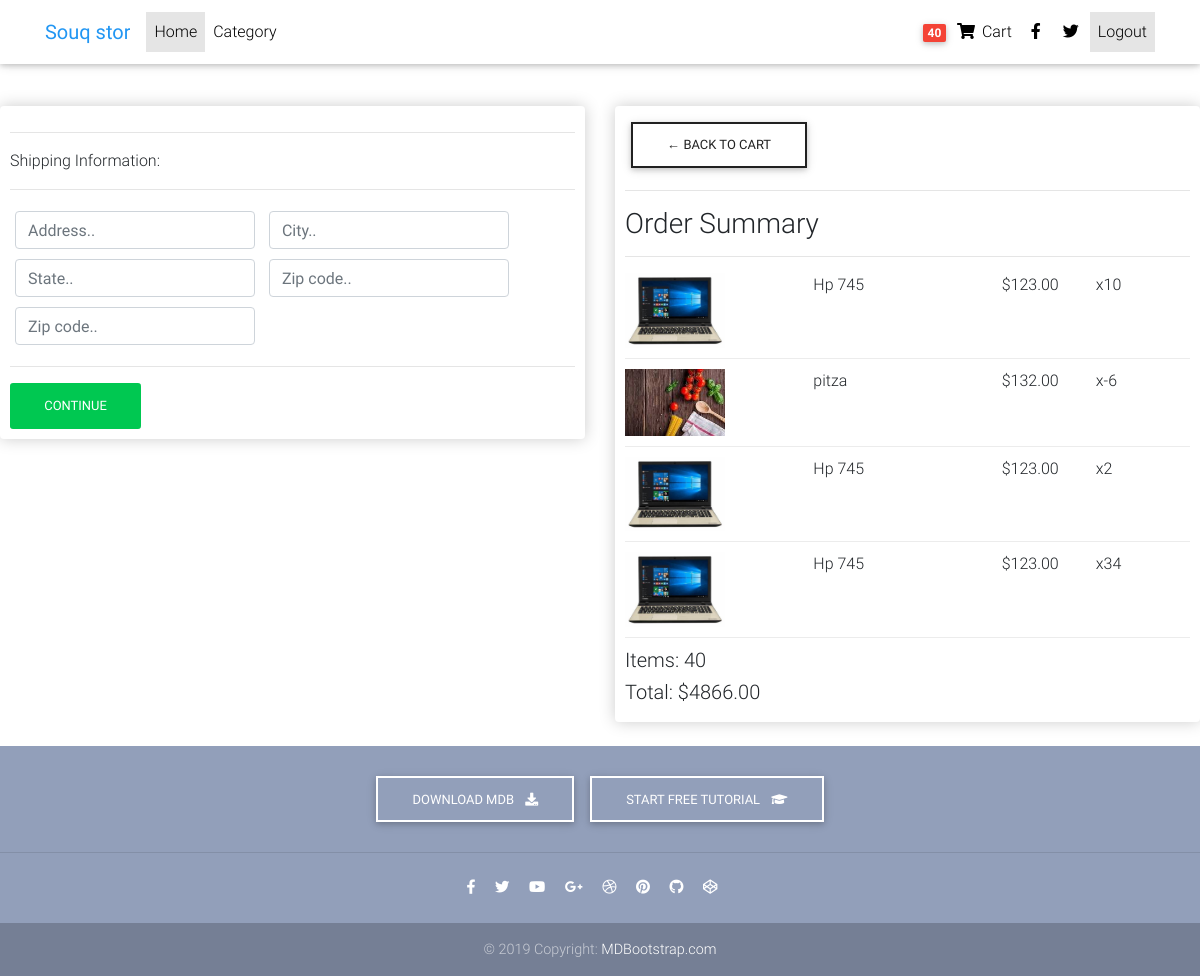
Screenshot of /user/checkout/ (signed in) with the database file from the repository.
### products_app/models.py (models this page shows, shortened)
class orderItem(models.Model):
    product=models.ForeignKey(product,on_delete=models.SET_NULL,null=True,blank=True)
    order=models.ForeignKey(order,on_delete=models.SET_NULL,null=True,blank=True,related_name='order_items')
    date_added=models.DateField(auto_now_add=True)
    quantity=models.IntegerField(default=0,null=True,blank=True)
    @property
    def get_totalItem(self):
        total=(self.product.PRDPric)*self.quantity
        return total

class product(models.Model):
    PRDName=models.CharField(max_length=100,verbose_name=_('product name'))
    PRDCategory=models.ForeignKey(category,on_delete=models.CASCADE,null=True,blank=True,verbose_name=_('product category'))
    PRDimage=models.ImageField(upload_to='product_photo',verbose_name='product image',null=True,blank=True)
    PRDBrand=models.ForeignKey('settings.Brand',on_delete=models.CASCADE,null=True,blank=True,verbose_name=_('product brand'))
    PRDDescription=models.TextField(verbose_name=_('product description'))
    PRDPric=models.DecimalField(max_digits=5,decimal_places=2,null=True,blank=True,verbose_name=_('product pric'))
    ADPric=models.DecimalField(max_digits=5,decimal_places=2,null=True,blank=True,verbose_name=_('product pric after discount'))
    PRDCost=models.DecimalField(max_digits=5,decimal_places=2,null=True,blank=True,verbose_name=_('product cost'))
    PRDcreated=models.DateTimeField(verbose_name=_('product date'))
    PRDslug=models.SlugField(null=True,blank=True,)
    PRDnew=models.BooleanField(default=True)
    digital=models.BooleanField(default=True)
    class Meta:
        verbose_name=_("product")
        verbose_name_plural=_("products")

### user/views.py (the view)
# urls.py: path('checkout/',views.checkout,name='checkout'),
def checkout(request):
    if request.user.is_authenticated:
       customer=request.user.custommer
       ord,created=order.objects.get_or_create(customer=customer,complete=False)
       items=ord.order_items.all()
       cartitemCoount=ord.get_Total_items
       total=ord.get_Total_order_price
       shippingg=ord.shipping
    else:
       items=[]
       ordere={'get_Total_items':0,'get_Total_order_price':0,'shipping':False}
       cartitemCoount=ordere['get_Total_items']
       total=ordere['get_Total_order_price']
       shippingg=ordere['shipping']
    context={
       'cartitemCoount':cartitemCoount,
       'items':items,
       'get_Total_order_price':total,
       'shipping':shippingg,
    }
    return render(request,'user/checkout.html',context)

### products_app/models.py (called while the page is built)
    @property
    def shipping(self):
        shipp=False
        orderitems=self.order_items.all()
        for i in orderitems:
            if i.product.digital==False:
                shipp=True
        return shipp

    @property
    def get_Total_order_price(self):
        orderitem=self.order_items.all()
        total=sum([item.get_totalItem  for item in orderitem ])
        return total

    @property
    def get_Total_items(self):
        orderitem=self.order_items.all()
        count=sum([item.quantity for item in orderitem  ])
        return count

### templates/user/checkout.html (shortened to what this page needs)
{% extends 'base.html' %}
{% block content %}
<br>
<br>
<br>
<br>
<div class="row">
  <div class="col-lg-6">
    <div class="box-element" id="form-wrapper">
      <form id="form">
        <div id="shipping-info">
          <hr>
          <p>Shipping Information:</p>
          <hr>
          <div class="form-field">
            <input class="form-control" type="text" name="address" placeholder="Address..">
          </div>
          <div class="form-field">
            <input class="form-control" type="text" name="city" placeholder="City..">
          </div>
          <div class="form-field">
            <input class="form-control" type="text" name="state" placeholder="State..">
          </div>
          <div class="form-field">
            <input class="form-control" type="text" name="zipcode" placeholder="Zip code..">
          </div>
          <div class="form-field">
            <input class="form-control" type="text" name="country" placeholder="Zip code..">
          </div>
        </div>
        <hr>
        <input id="form-button" class="btn btn-success btn-block" type="submit" value="Continue">
      </form>
    </div>
    <br>
  </div>
  <div class="col-lg-6">
    <div class="box-element">
      <a  class="btn btn-outline-dark" href="{% url 'cart' %}">&#x2190; Back to Cart</a>
      <hr>
      <h3>Order Summary</h3>
      <hr>
      {% for item in items %}
      <div class="cart-row">
        <div style="flex:2"><img class="row-image" src="{{item.product.PRDimage.url}}"></div>
        <div style="flex:2"><p>{{item.product.PRDName}}</p></div>
        <div style="flex:1"><p>${{item.product.PRDPric|floatformat:2}}</p></div>
        <div style="flex:1"><p>x{{item.quantity}}</p></div>
      </div>
      {% endfor %}
      <h5>Items:   {{cartitemCoount}}</h5>
      <h5>Total:   ${{get_Total_order_price|floatformat:2}}</h5>
    </div>
  </div>
</div>
{% endblock %}

### templates/base.html (style rules this page uses)
html, body, header, .carousel { height: 60vh; }
.box-element { box-shadow:hsl(0, 0%, 80%) 0 0 16px; background-color: #fff; border-radius: 4px; padding: 10px; }
.cart-row { display: flex; align-items: flex-stretch; padding-bottom: 10px; margin-bottom: 10px; border-bottom: 1px solid #ececec; }
.row-image { width: 100px; }
.form-field { width:250px; display: inline-block; padding: 5px; }
.btn { border-radius: 0; }
.col-lg-4, .col-lg-6, .col-lg-8, .col-lg-12 { margin-top: 10px; }

### rows the page displays
orderItem: product.PRDimage (picture), product.PRDName "Hp 745", product.PRDPric "123.00", quantity "10"
orderItem: product.PRDimage (picture), product.PRDName "pitza", product.PRDPric "132.00", quantity "-6"
orderItem: product.PRDimage (picture), product.PRDName "Hp 745", product.PRDPric "123.00", quantity "2"
orderItem: product.PRDimage (picture), product.PRDName "Hp 745", product.PRDPric "123.00", quantity "34"

### other values shown
{{ cartitemCoount }} "40"
{{ get_Total_order_price|floatformat:2 }} "4866.00"
